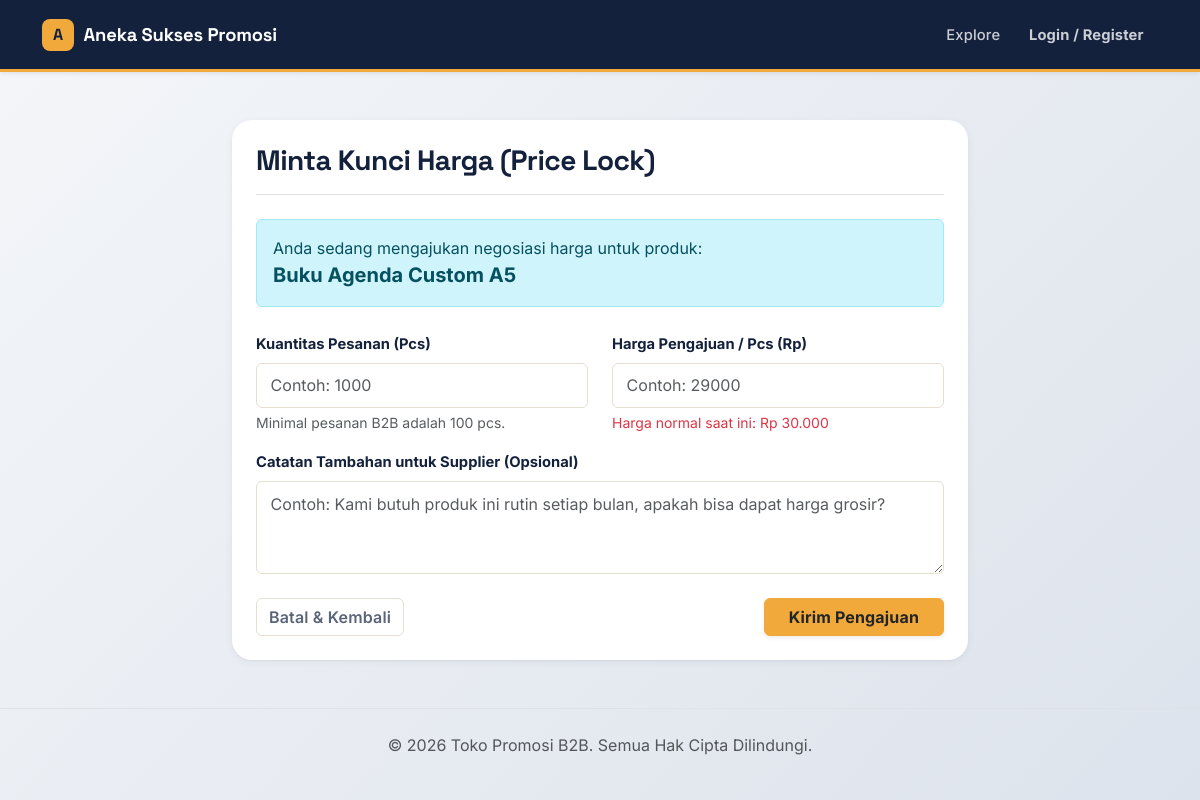
The app's page /kunciHarga.php?id=2 with its own data.
### tables this page shows
CREATE TABLE `products` (
  `id` int(11) NOT NULL,
  `nama_produk` varchar(150) NOT NULL,
  `deskripsi` text DEFAULT NULL,
  `harga_normal` decimal(10,2) NOT NULL,
  `gambar` varchar(255) DEFAULT NULL,
  `stok` int(11) DEFAULT 0,
  `created_at` timestamp NOT NULL DEFAULT current_timestamp()
);

### kunciHarga.php (the view, shortened to what this page needs)
<?php
include 'Database/koneksi.php';
include 'includes/header.php';
$id = isset($_GET['id']) ? $_GET['id'] : 0;
$query = "SELECT * FROM products WHERE id = '$id'";
$result = mysqli_query($conn, $query);
$produk = mysqli_fetch_assoc($result);
?>
<div class="row justify-content-center mt-5 mb-5">
    <div class="col-md-8">
        <div class="card border-0 shadow-sm p-4">
            <h3 class="fw-bold border-bottom pb-3 mb-4">Minta Kunci Harga (Price Lock)</h3>
            <div class="alert alert-info mb-4">
                Anda sedang mengajukan negosiasi harga untuk produk: <br>
                <strong class="fs-5"><?= $produk['nama_produk']; ?></strong>
            </div>
            <form action="" method="POST">
                <div class="row mb-3">
                    <div class="col-md-6">
                        <label class="form-label fw-bold">Kuantitas Pesanan (Pcs)</label>
                        <input type="number" class="form-control" name="kuantitas" placeholder="Contoh: 1000" required>
                        <div class="form-text">Minimal pesanan B2B adalah 100 pcs.</div>
                    </div>
                    <div class="col-md-6">
                        <label class="form-label fw-bold">Harga Pengajuan / Pcs (Rp)</label>
                        <input type="number" class="form-control" name="harga_pengajuan" placeholder="Contoh: <?= $produk['harga_normal'] - 1000; ?>" required>
                        <div class="form-text text-danger">Harga normal saat ini: Rp <?= number_format($produk['harga_normal'], 0, ',', '.'); ?></div>
                    </div>
                </div>
                <div class="mb-4">
                    <label class="form-label fw-bold">Catatan Tambahan untuk Supplier (Opsional)</label>
                    <textarea class="form-control" name="catatan" rows="3" placeholder="Contoh: Kami butuh produk ini rutin setiap bulan, apakah bisa dapat harga grosir?"></textarea>
                </div>
                <div class="d-flex justify-content-between align-items-center">
                    <a href="detailProduk.php?id=<?= $produk['id']; ?>" class="btn btn-outline-secondary">Batal & Kembali</a>
                    <button type="submit" name="submit_pengajuan" class="btn btn-warning fw-bold text-dark px-4 shadow-sm">Kirim Pengajuan</button>
                </div>
            </form>
        </div>
    </div>
</div>
<?php include 'includes/footer.php'; ?>

### design.css (style rules this page uses)
:root { --ink-navy: #14213D; --ink-navy-deep: #0D1730; --ink-navy-light: #24365F; --paper: #FAF8F3; --paper-dim: #F1EDE2; --paper-line: #E4DFD1; --slate: #5B6478; --slate-light: #8890A0; --amber: #F2A93B; --amber-deep: #C97F17; --emerald: #1E8A6E; --emerald-bg: #E4F3EE; --crimson: #C6432F; --crimson-bg: #FBEAE6; --ink-text: #1B1F2B; --font-display: 'Space Grotesk', sans-serif; --font-body: 'Inter', sans-serif; --font-mono: 'IBM Plex Mono', monospace; --radius-sm: 6px; --radius-md: 12px; --radius-lg: 20px; --shadow-card: 0 2px 10px rgba(20,33,61,.06), 0 1px 2px rgba(20,33,61,.05); --shadow-card-hover: 0 18px 34px rgba(20,33,61,.14); }
html, body { width: 100%; overflow-x: hidden; }
body { font-family: var(--font-body); background: linear-gradient(135deg, #F4F6F9 0%, #DDE3EC 100%); min-height: 100vh; background-attachment: fixed; color: var(--ink-text); -webkit-font-smoothing: antialiased; }
h1,h2,h3,h4,h5,h6 { font-family: var(--font-display); font-weight: 700; letter-spacing: -0.02em; color: var(--ink-navy); }
a { color: var(--ink-navy); }
.btn { font-family: var(--font-body); font-weight: 600; border-radius: var(--radius-sm); letter-spacing: .01em; transition: transform .15s ease, box-shadow .15s ease, background-color .15s ease; }
.btn-warning { background-color: var(--amber); border-color: var(--amber); color: var(--ink-navy); }
.btn-outline-secondary { color: var(--slate); border-color: var(--paper-line); }
.card { border-radius: var(--radius-lg) !important; box-shadow: var(--shadow-card) !important; overflow: hidden; transition: transform 0.3s cubic-bezier(.25,.8,.25,1), box-shadow 0.3s ease; }
.form-control, .form-select { border-color: var(--paper-line); border-radius: var(--radius-sm); padding: .6rem .85rem; transition: border-color .15s ease, box-shadow .15s ease; }
.form-label { font-weight: 600; color: var(--ink-navy); font-size:.92rem; }
:root { --ease-out-expo: cubic-bezier(.16,1,.3,1); --ease-spring: cubic-bezier(.34,1.56,.64,1); --dur-fast: .2s; --dur-med: .45s; --dur-slow: .7s; }
html { scroll-behavior: smooth; }
body { animation: page-fade-in .5s var(--ease-out-expo); }
.reveal { opacity: 0; transform: translateY(28px); transition: opacity var(--dur-slow) var(--ease-out-expo), transform var(--dur-slow) var(--ease-out-expo); }
.reveal.reveal-visible { opacity: 1; transform: translateY(0); }
.btn { position: relative; overflow: hidden; }
.card { position: relative; }

### records on screen
products: nama_produk "Buku Agenda Custom A5", harga_pengajuan "Contoh: 29000", harga_normal "30.000"
